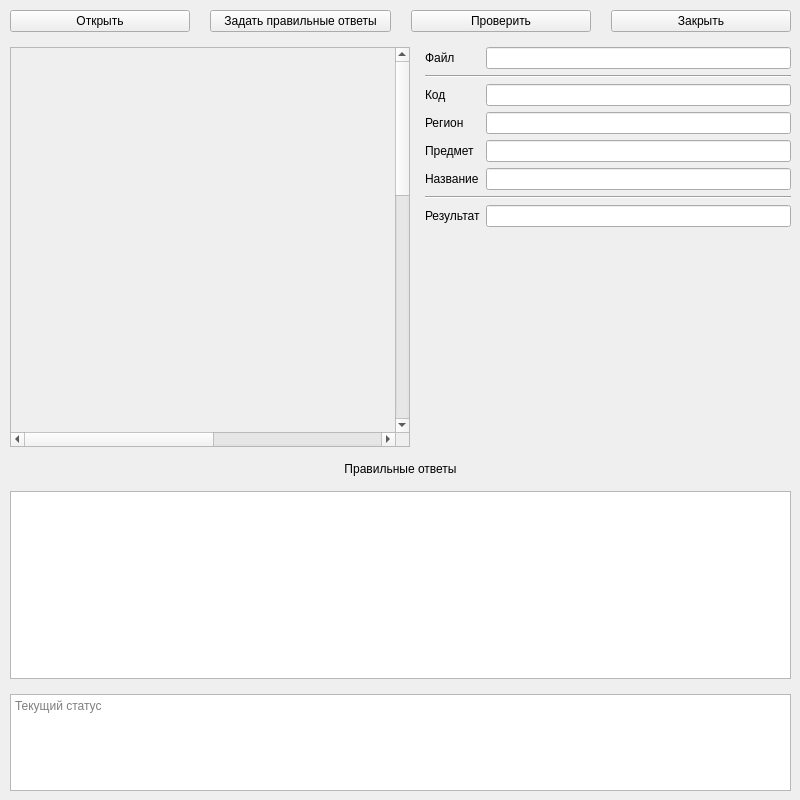
<?xml version="1.0" encoding="UTF-8"?>
<ui version="4.0">
 <class>main_widget</class>
 <widget class="QWidget" name="main_widget">
  <property name="geometry">
   <rect>
    <x>0</x>
    <y>0</y>
    <width>800</width>
    <height>800</height>
   </rect>
  </property>
  <property name="sizePolicy">
   <sizepolicy hsizetype="Fixed" vsizetype="Fixed">
    <horstretch>0</horstretch>
    <verstretch>0</verstretch>
   </sizepolicy>
  </property>
  <property name="minimumSize">
   <size>
    <width>800</width>
    <height>800</height>
   </size>
  </property>
  <property name="maximumSize">
   <size>
    <width>800</width>
    <height>800</height>
   </size>
  </property>
  <property name="sizeIncrement">
   <size>
    <width>0</width>
    <height>0</height>
   </size>
  </property>
  <property name="windowTitle">
   <string>Widget</string>
  </property>
  <property name="windowIcon">
   <iconset theme="document-open"/>
  </property>
  <property name="autoFillBackground">
   <bool>false</bool>
  </property>
  <widget class="QWidget" name="verticalLayoutWidget">
   <property name="geometry">
    <rect>
     <x>10</x>
     <y>10</y>
     <width>781</width>
     <height>781</height>
    </rect>
   </property>
   <layout class="QVBoxLayout" name="main_vertical_layout">
    <property name="spacing">
     <number>15</number>
    </property>
    <item>
     <layout class="QHBoxLayout" name="top_menu_horizontal_layout">
      <property name="spacing">
       <number>20</number>
      </property>
      <item>
       <widget class="QPushButton" name="open_btn">
        <property name="text">
         <string>Открыть</string>
        </property>
        <property name="icon">
         <iconset theme="document-open"/>
        </property>
       </widget>
      </item>
      <item>
       <widget class="QPushButton" name="get_answers_btn">
        <property name="text">
         <string>Задать правильные ответы</string>
        </property>
        <property name="icon">
         <iconset theme="document-properties"/>
        </property>
       </widget>
      </item>
      <item>
       <widget class="QPushButton" name="check_btn">
        <property name="text">
         <string>Проверить</string>
        </property>
        <property name="icon">
         <iconset theme="edit-redo"/>
        </property>
       </widget>
      </item>
      <item>
       <widget class="QPushButton" name="close_btn">
        <property name="text">
         <string>Закрыть</string>
        </property>
        <property name="icon">
         <iconset theme="window-close"/>
        </property>
       </widget>
      </item>
     </layout>
    </item>
    <item>
     <layout class="QHBoxLayout" name="middle_horizontal_layout">
      <item>
       <widget class="QScrollArea" name="scrollArea">
        <property name="sizePolicy">
         <sizepolicy hsizetype="Preferred" vsizetype="Preferred">
          <horstretch>0</horstretch>
          <verstretch>0</verstretch>
         </sizepolicy>
        </property>
        <property name="minimumSize">
         <size>
          <width>400</width>
          <height>400</height>
         </size>
        </property>
        <property name="maximumSize">
         <size>
          <width>400</width>
          <height>400</height>
         </size>
        </property>
        <property name="widgetResizable">
         <bool>true</bool>
        </property>
        <widget class="QWidget" name="scrollAreaWidgetContents">
         <property name="geometry">
          <rect>
           <x>0</x>
           <y>0</y>
           <width>725</width>
           <height>1024</height>
          </rect>
         </property>
         <property name="sizePolicy">
          <sizepolicy hsizetype="Preferred" vsizetype="Preferred">
           <horstretch>0</horstretch>
           <verstretch>0</verstretch>
          </sizepolicy>
         </property>
         <property name="minimumSize">
          <size>
           <width>725</width>
           <height>1024</height>
          </size>
         </property>
         <property name="maximumSize">
          <size>
           <width>725</width>
           <height>1024</height>
          </size>
         </property>
         <property name="sizeIncrement">
          <size>
           <width>0</width>
           <height>0</height>
          </size>
         </property>
         <widget class="QLabel" name="image_output">
          <property name="enabled">
           <bool>true</bool>
          </property>
          <property name="geometry">
           <rect>
            <x>0</x>
            <y>0</y>
            <width>725</width>
            <height>1024</height>
           </rect>
          </property>
          <property name="sizePolicy">
           <sizepolicy hsizetype="Preferred" vsizetype="Preferred">
            <horstretch>0</horstretch>
            <verstretch>0</verstretch>
           </sizepolicy>
          </property>
          <property name="minimumSize">
           <size>
            <width>0</width>
            <height>0</height>
           </size>
          </property>
          <property name="text">
           <string/>
          </property>
         </widget>
        </widget>
       </widget>
      </item>
      <item>
       <layout class="QFormLayout" name="output_form_layout">
        <property name="sizeConstraint">
         <enum>QLayout::SetDefaultConstraint</enum>
        </property>
        <property name="horizontalSpacing">
         <number>6</number>
        </property>
        <property name="verticalSpacing">
         <number>6</number>
        </property>
        <item row="0" column="0">
         <widget class="QLabel" name="path_name_label">
          <property name="text">
           <string>Файл</string>
          </property>
         </widget>
        </item>
        <item row="0" column="1">
         <widget class="QLineEdit" name="path_name_ouput"/>
        </item>
        <item row="1" column="0" colspan="2">
         <widget class="Line" name="form_hline_1">
          <property name="orientation">
           <enum>Qt::Horizontal</enum>
          </property>
         </widget>
        </item>
        <item row="2" column="0">
         <widget class="QLabel" name="participant_code_label">
          <property name="text">
           <string>Код</string>
          </property>
         </widget>
        </item>
        <item row="2" column="1">
         <widget class="QLineEdit" name="participant_code_output"/>
        </item>
        <item row="3" column="0">
         <widget class="QLabel" name="region_code_label">
          <property name="text">
           <string>Регион</string>
          </property>
         </widget>
        </item>
        <item row="3" column="1">
         <widget class="QLineEdit" name="region_code_output"/>
        </item>
        <item row="4" column="0">
         <widget class="QLabel" name="subject_code_label">
          <property name="text">
           <string>Предмет</string>
          </property>
         </widget>
        </item>
        <item row="4" column="1">
         <widget class="QLineEdit" name="subject_code_output"/>
        </item>
        <item row="5" column="0">
         <widget class="QLabel" name="subject_name_label">
          <property name="text">
           <string>Название</string>
          </property>
         </widget>
        </item>
        <item row="5" column="1">
         <widget class="QLineEdit" name="subject_name_output"/>
        </item>
        <item row="7" column="0">
         <widget class="QLabel" name="result_num_label">
          <property name="text">
           <string>Результат</string>
          </property>
         </widget>
        </item>
        <item row="7" column="1">
         <widget class="QLineEdit" name="result_num_output"/>
        </item>
        <item row="6" column="0" colspan="2">
         <widget class="Line" name="form_hline_2">
          <property name="orientation">
           <enum>Qt::Horizontal</enum>
          </property>
         </widget>
        </item>
       </layout>
      </item>
     </layout>
    </item>
    <item>
     <widget class="QLabel" name="correct_answers_label">
      <property name="text">
       <string>Правильные ответы</string>
      </property>
      <property name="alignment">
       <set>Qt::AlignCenter</set>
      </property>
     </widget>
    </item>
    <item>
     <widget class="QTextEdit" name="correct_answers_output">
      <property name="sizePolicy">
       <sizepolicy hsizetype="Preferred" vsizetype="Preferred">
        <horstretch>0</horstretch>
        <verstretch>0</verstretch>
       </sizepolicy>
      </property>
      <property name="readOnly">
       <bool>true</bool>
      </property>
     </widget>
    </item>
    <item>
     <widget class="QTextEdit" name="errors_output">
      <property name="sizePolicy">
       <sizepolicy hsizetype="Preferred" vsizetype="Preferred">
        <horstretch>0</horstretch>
        <verstretch>0</verstretch>
       </sizepolicy>
      </property>
      <property name="maximumSize">
       <size>
        <width>16777215</width>
        <height>100</height>
       </size>
      </property>
      <property name="readOnly">
       <bool>true</bool>
      </property>
      <property name="placeholderText">
       <string>Текущий статус</string>
      </property>
     </widget>
    </item>
   </layout>
  </widget>
 </widget>
 <resources/>
 <connections/>
</ui>
